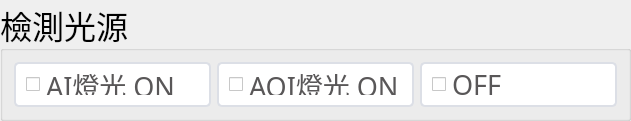
         <widget class="QGroupBox" name="groupBox_AI_Light">
          <property name="minimumSize">
           <size>
            <width>631</width>
            <height>118</height>
           </size>
          </property>
          <property name="maximumSize">
           <size>
            <width>641</width>
            <height>121</height>
           </size>
          </property>
          <property name="font">
           <font>
            <family>微軟正黑體</family>
            <pointsize>24</pointsize>
           </font>
          </property>
          <property name="title">
           <string>檢測光源</string>
          </property>
          <layout class="QGridLayout" name="gridLayout_6">
           <item row="0" column="0">
            <layout class="QGridLayout" name="gridLayout_4">
             <item row="0" column="0">
              <widget class="QCheckBox" name="checkBox_AI_Light_On">
               <property name="sizePolicy">
                <sizepolicy hsizetype="Preferred" vsizetype="Preferred">
                 <horstretch>0</horstretch>
                 <verstretch>0</verstretch>
                </sizepolicy>
               </property>
               <property name="maximumSize">
                <size>
                 <width>202</width>
                 <height>59</height>
                </size>
               </property>
               <property name="font">
                <font>
                 <family>微軟正黑體</family>
                 <pointsize>20</pointsize>
                </font>
               </property>
               <property name="styleSheet">
                <string notr="true">QCheckBox{
    background-color: #ffffff;
    border: 2px solid #dcdfe6;
    padding: 10px;
    border-radius: 5px;
	color : #595758;
}
QCheckBox:hover {
    background-color: #95949a;
}

QCheckBox:checked{
    background-color: #eef0ef;
    border: 1px solid #dcdfe6;
    padding: 10px;
    border-radius: 5px;
	color : #595758;
}</string>
               </property>
               <property name="text">
                <string>AI燈光 ON</string>
               </property>
               <property name="autoExclusive">
                <bool>true</bool>
               </property>
              </widget>
             </item>
             <item row="0" column="1">
              <widget class="QCheckBox" name="checkBox_AOI_Light_On">
               <property name="sizePolicy">
                <sizepolicy hsizetype="Preferred" vsizetype="Preferred">
                 <horstretch>0</horstretch>
                 <verstretch>0</verstretch>
                </sizepolicy>
               </property>
               <property name="maximumSize">
                <size>
                 <width>203</width>
                 <height>59</height>
                </size>
               </property>
               <property name="font">
                <font>
                 <family>微軟正黑體</family>
                 <pointsize>20</pointsize>
                </font>
               </property>
               <property name="styleSheet">
                <string notr="true">QCheckBox{
    background-color: #ffffff;
    border: 2px solid #dcdfe6;
    padding: 10px;
    border-radius: 5px;
	color : #595758;
}
QCheckBox:hover {
    background-color: #95949a;
}

QCheckBox:checked{
    background-color: #eef0ef;
    border: 1px solid #dcdfe6;
    padding: 10px;
    border-radius: 5px;
	color : #595758;
}</string>
               </property>
               <property name="text">
                <string>AOI燈光 ON</string>
               </property>
               <property name="autoExclusive">
                <bool>true</bool>
               </property>
              </widget>
             </item>
             <item row="0" column="2">
              <widget class="QCheckBox" name="checkBox_AI_Light_Off">
               <property name="sizePolicy">
                <sizepolicy hsizetype="Preferred" vsizetype="Preferred">
                 <horstretch>0</horstretch>
                 <verstretch>0</verstretch>
                </sizepolicy>
               </property>
               <property name="maximumSize">
                <size>
                 <width>202</width>
                 <height>59</height>
                </size>
               </property>
               <property name="font">
                <font>
                 <family>微軟正黑體</family>
                 <pointsize>20</pointsize>
                </font>
               </property>
               <property name="layoutDirection">
                <enum>Qt::LeftToRight</enum>
               </property>
               <property name="autoFillBackground">
                <bool>false</bool>
               </property>
               <property name="styleSheet">
                <string notr="true">QCheckBox{
    background-color: #ffffff;
    border: 2px solid #dcdfe6;
    padding: 10px;
    border-radius: 5px;
	color : #595758;
}
QCheckBox:hover {
    background-color: #95949a;
}

QCheckBox:checked{
    background-color: #eef0ef;
    border: 1px solid #dcdfe6;
    padding: 10px;
    border-radius: 5px;
	color : #595758;
}</string>
               </property>
               <property name="text">
                <string>OFF</string>
               </property>
               <property name="autoExclusive">
                <bool>true</bool>
               </property>
              </widget>
             </item>
            </layout>
           </item>
          </layout>
         </widget>
